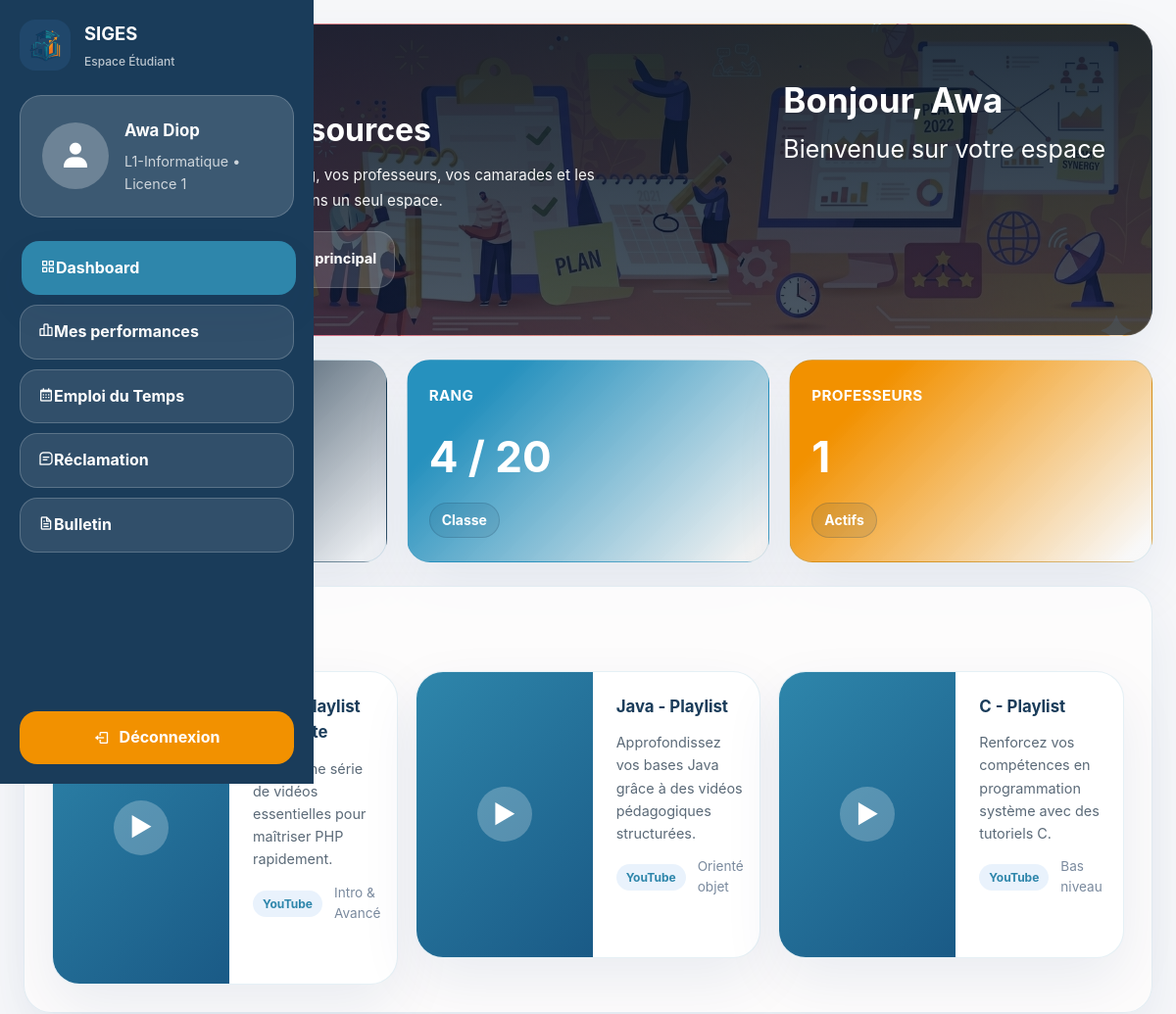
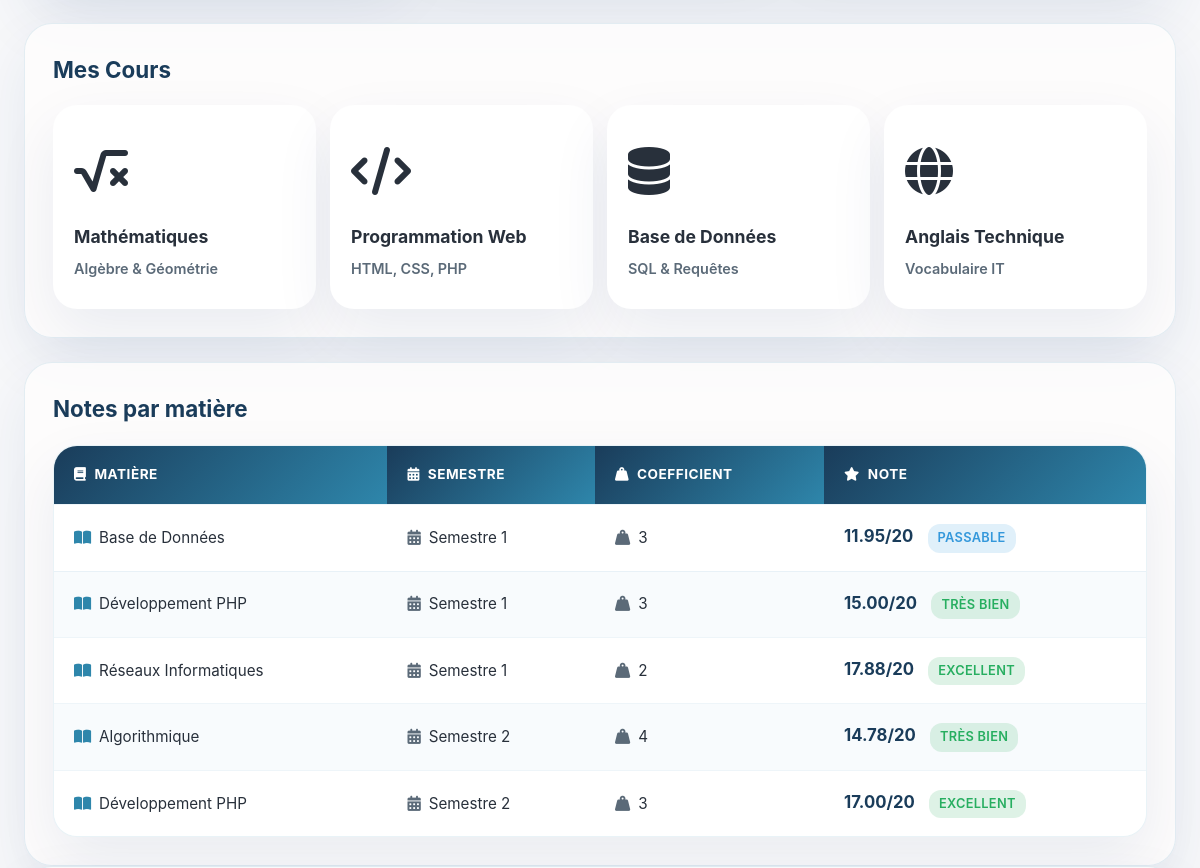
Before: /views/etudiant/dashboard.php (signed in, upper part) with the older database file (2 pictures, top to bottom).
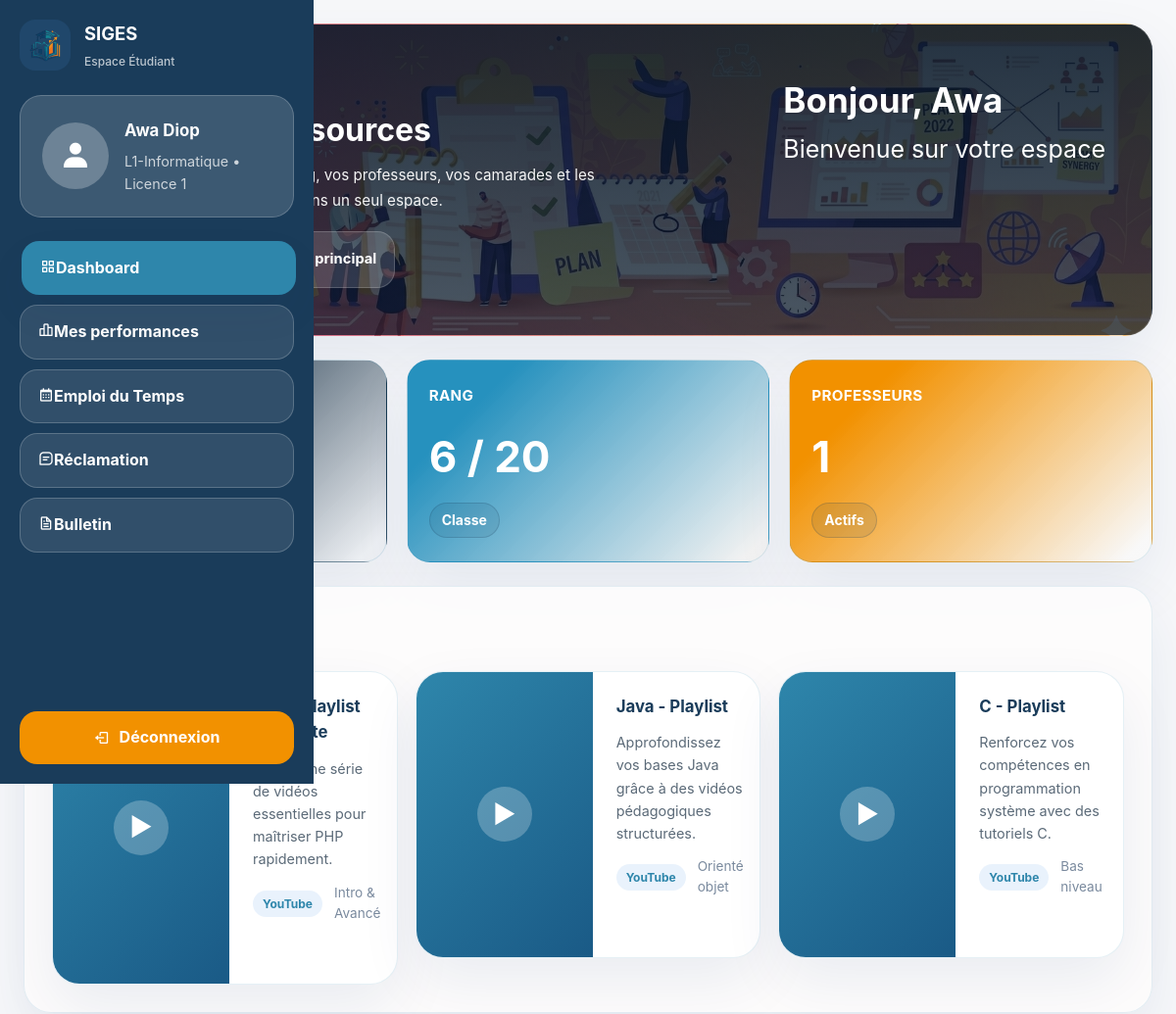
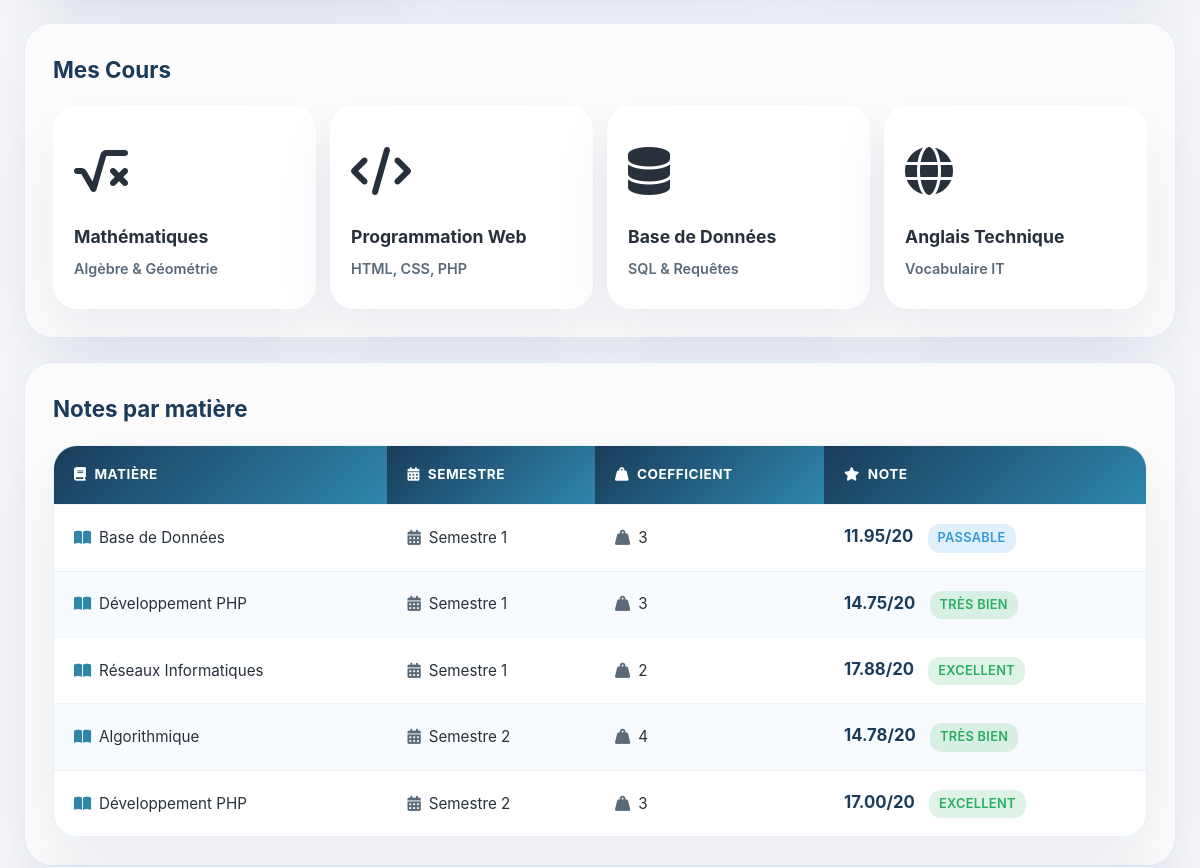
After: the same page with the newer database file (2 pictures, top to bottom).
### tables this page shows
CREATE TABLE `effectue` (
  `id_Etudiant` int(11) NOT NULL,
  `Id_Evaluation` int(11) NOT NULL,
  `note` decimal(5,2) DEFAULT NULL
);

CREATE TABLE `matiere` (
  `Id_Matiere` int(11) NOT NULL,
  `libelle` varchar(100) NOT NULL,
  `coefficient` int(11) NOT NULL
);

CREATE TABLE `evaluation` (
  `Id_Evaluation` int(11) NOT NULL,
  `date_eval` date NOT NULL,
  `semestre` int(11) NOT NULL,
  `Id_Matiere` int(11) NOT NULL,
  `Id_Professeur` int(11) NOT NULL
);

### models/Student.php (called while the page is built, shortened)
<?php
class Student {
    private $conn;
    private $table_name = "etudiant";
    public function __construct($db) {
        $this->conn = $db;
    }
    public function getProfileByLogin($login) {
        $query = "SELECT e.*, c.libelle as nom_classe, c.niveau
                  FROM " . $this->table_name . " e
                  JOIN classe c ON e.Id_Classe = c.Id_Classe
                  WHERE e.login = :login";
        $stmt = $this->conn->prepare($query);
        $stmt->bindParam(':login', $login);
        $stmt->execute();
        return $stmt->fetch(PDO::FETCH_ASSOC);
    }
}
?>

### models/Grade.php (called while the page is built, shortened)
<?php
class Grade {
    private $conn;
    public function __construct($db) {
        $this->conn = $db;
    }
    public function getStudentGrades($id_etudiant) {
        $query = "SELECT ev.Id_Evaluation, m.libelle as matiere, m.coefficient, eff.note, ev.semestre
                  FROM effectue eff
                  JOIN evaluation ev ON eff.Id_Evaluation = ev.Id_Evaluation
                  JOIN matiere m ON ev.Id_Matiere = m.Id_Matiere
                  WHERE eff.id_Etudiant = :id
                  ORDER BY ev.semestre ASC, m.libelle ASC";
        $stmt = $this->conn->prepare($query);
        $stmt->bindParam(':id', $id_etudiant);
        $stmt->execute();
        return $stmt->fetchAll(PDO::FETCH_ASSOC);
    }
    public function getRankingByClasse($id_classe) {
        $query = "SELECT e.id_Etudiant, e.nom, e.prenom,
                         COALESCE(SUM(eff.note * m.coefficient) / NULLIF(SUM(m.coefficient), 0), 0) as moyenne_gen
                  FROM etudiant e
                  LEFT JOIN effectue eff ON e.id_Etudiant = eff.id_Etudiant
                  LEFT JOIN evaluation ev ON eff.Id_Evaluation = ev.Id_Evaluation
                  LEFT JOIN matiere m ON ev.Id_Matiere = m.Id_Matiere
                  WHERE e.Id_Classe = :id_classe
                  GROUP BY e.id_Etudiant
                  ORDER BY moyenne_gen DESC";
        $stmt = $this->conn->prepare($query);
        $stmt->execute(['id_classe' => $id_classe]);
        return $stmt->fetchAll(PDO::FETCH_ASSOC);
    }
}
?>

### views/etudiant/dashboard.php (the view, shortened to what the changed rows need)
<?php
require_once '../../models/Student.php';
require_once '../../models/Grade.php';
$database = new Database();
$db = $database->getConnection();
$studentModel = new Student($db);
$gradeModel = new Grade($db);
$studentData = $studentModel->getProfileByLogin($_SESSION['user_login']);
$id_etudiant = $studentData['id_Etudiant'];
$id_classe = $studentData['Id_Classe'];
$grades = $gradeModel->getStudentGrades($id_etudiant);
$classement = $gradeModel->getRankingByClasse($id_classe);
$rang = 0;
foreach ($classement as $index => $row) {
    if ($row['id_Etudiant'] == $id_etudiant) {
        $rang = $index + 1;
        break;
    }
}
?>
<!DOCTYPE html>
<html lang="fr">
<head>
    <link rel="stylesheet" href="https://cdn.jsdelivr.net/npm/boxicons@2.1.4/css/boxicons.min.css">
    <link rel="stylesheet" href="../../assets/css/style.css">
     <link rel="stylesheet" href="https://cdnjs.cloudflare.com/ajax/libs/font-awesome/6.5.0/css/all.min.css">
</head>
<body>
    <div class="student-shell">
        <aside class="student-sidebar">
            <div class="profile-box">
                <div class="profile-info">
                    <h2><?= htmlspecialchars($studentData['prenom'] . ' ' . $studentData['nom']) ?></h2>
                </div>
            </div>
        </aside>
        <main class="student-main">
            <section class="page-header page-header-dashboard">
                <div>
                    <h1>Mes notes et ressources</h1>
                </div>
            </section>
            <section class="stats-grid">
                <article class="stat-card">
                    <h3  style="color: white;">Rang</h3>
                    <p class="stat-value"  style="color: white;"><?= $rang ?> / <?= count($classement) ?></p>
                    <span class="video-meta badge"  style="color: white;">Classe</span>
                </article>
            </section>
            <section class="section-block">
                <div class="section-title-row">
                    <h2>Ressources vidéo</h2>
                </div>
            </section>
          <section class="section-block">
    <h2>Mes Cours</h2>
</section>
            <section class="data-grid">
                <div class="section-block">
                    <h2>Notes par matière</h2>
                    <div class="table-card">
                        <table>
                            <thead>
                                <tr>
                                    <th><i class="fas fa-book" style="margin-right: 8px;"></i>Matière</th>
                                    <th><i class="fas fa-calendar-alt" style="margin-right: 8px;"></i>Semestre</th>
                                    <th><i class="fas fa-weight-hanging" style="margin-right: 8px;"></i>Coefficient</th>
                                    <th><i class="fas fa-star" style="margin-right: 8px;"></i>Note</th>
                                </tr>
                            </thead>
                            <tbody>
                                <?php if (count($grades) > 0): ?>
                                    <?php foreach ($grades as $g): ?>
                                        <?php
                                        $note = floatval($g['note']);
                                        $status = '';
                                        $badgeClass = '';
                                        if ($note >= 16) {
                                            $status = 'Excellent';
                                            $badgeClass = 'badge-success';
                                        } elseif ($note >= 14) {
                                            $status = 'Très Bien';
                                            $badgeClass = 'badge-success';
                                        } elseif ($note >= 12) {
                                            $status = 'Bien';
                                            $badgeClass = 'badge-warning';
                                        } elseif ($note >= 10) {
                                            $status = 'Passable';
                                            $badgeClass = 'badge-warning';
                                        } else {
                                            $status = 'Insuffisant';
                                            $badgeClass = 'badge-danger';
                                        }
                                        ?>
                                        <tr>
                                            <td><i class="fas fa-book-open" style="margin-right: 8px; color: var(--secondary);"></i><?= htmlspecialchars($g['matiere']) ?></td>
                                            <td><i class="fas fa-calendar-alt" style="margin-right: 8px; color: var(--text-light);"></i>Semestre <?= $g['semestre'] ?></td>
                                            <td><i class="fas fa-weight-hanging" style="margin-right: 8px; color: var(--text-light);"></i><?= $g['coefficient'] ?></td>
                                            <td>
                                                <strong style="font-size: 1.1em;"><?= $g['note'] ?>/20</strong>
                                                <span class="badge <?= $badgeClass ?>" style="margin-left: 10px;"><?= $status ?></span>
                                            </td>
                                        </tr>
                                    <?php endforeach; ?>
                                <?php endif; ?>
                            </tbody>
                        </table>
                    </div>
                </div>
            </section>
        </main>
    </div>
</body>
</html>

Changed rows visible on the page:
changed effectue (number 2 of 5 on the later page): note "15.00" → "14.75"
Other visible differences:
$rang: "4" → "6"
